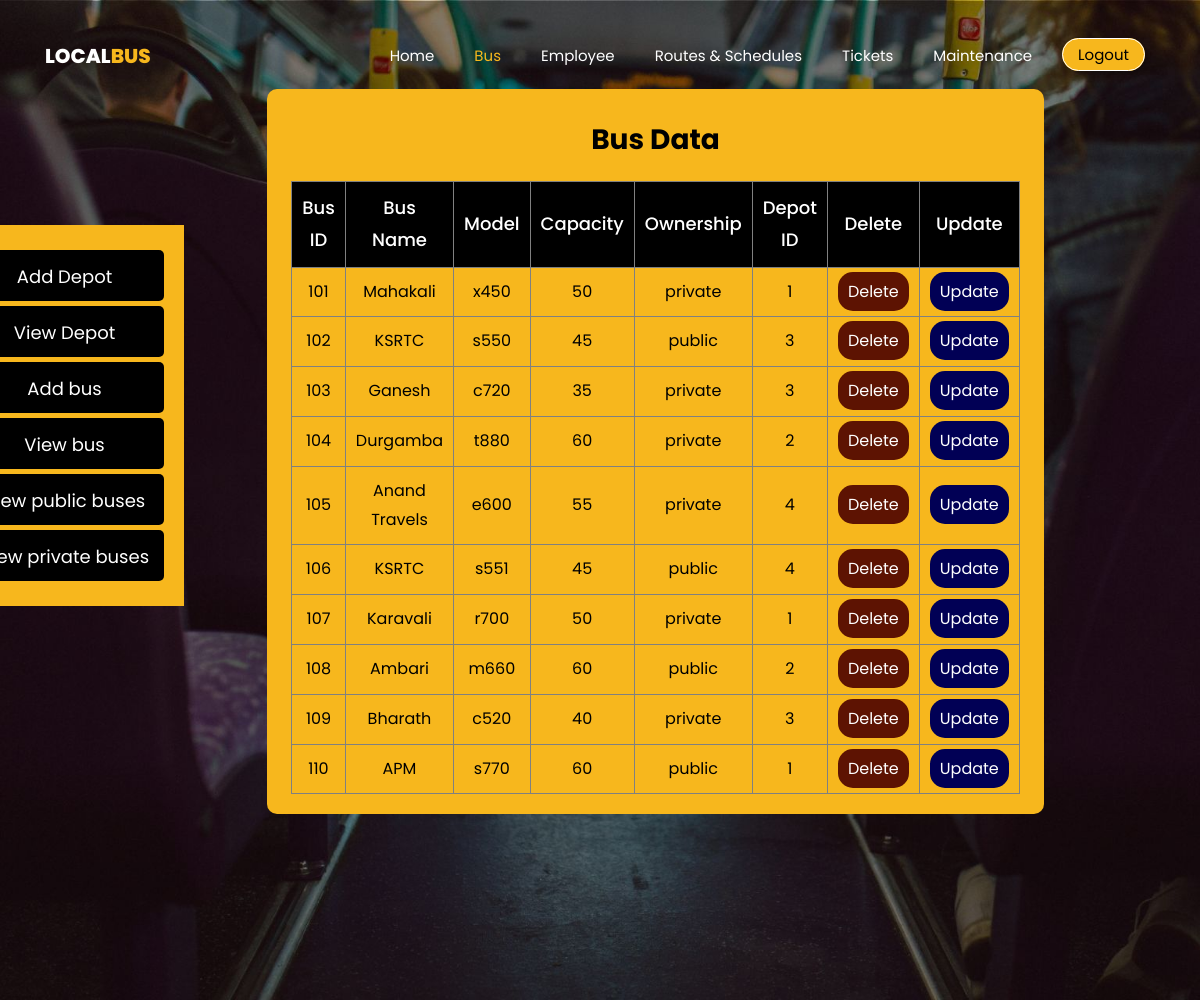
The app's page /view_bus.php (signed in) with its own data.
### tables this page shows
CREATE TABLE `bus` (
  `bus_id` int(4) NOT NULL,
  `bus_name` varchar(25) NOT NULL,
  `model` varchar(25) NOT NULL,
  `capacity` int(3) NOT NULL,
  `ownership` varchar(25) NOT NULL DEFAULT 'public',
  `depot_id` int(4) NOT NULL
);

### view_bus.php (the view, shortened to what this page needs)
<?php
include "connection_details.php";
$sql = "SELECT * FROM bus";
$result = mysqli_query($data, $sql);
?>
<!DOCTYPE html>
<html lang="en">
  <head>
    <link rel="stylesheet" href="css/open-iconic-bootstrap.min.css">
    <link rel="stylesheet" href="css/animate.css">
    <link rel="stylesheet" href="css/owl.carousel.min.css">
    <link rel="stylesheet" href="css/owl.theme.default.min.css">
    <link rel="stylesheet" href="css/magnific-popup.css">
    <link rel="stylesheet" href="css/aos.css">
    <link rel="stylesheet" href="css/ionicons.min.css">
    <link rel="stylesheet" href="css/style.css">
    <link rel="stylesheet" href="css/bms-bus.css">
    <link rel="stylesheet" href="css/bmscss.css">
  </head>
  <body>
	  <nav class="navbar navbar-expand-lg navbar-dark ftco_navbar bg-dark ftco-navbar-light" id="ftco-navbar">
	    <div class="container">
	      <a class="navbar-brand" href="index.html">Local<span>Bus</span></a>
				<div class="collapse navbar-collapse" id="ftco-nav">
	        <ul class="navbar-nav ml-auto">
	          <li class="nav-item"><a href="index.php" class="nav-link">Home</a></li>
	          <li class="nav-item active"><a href="bus.php" class="nav-link">Bus</a></li>
	          <li class="nav-item"><a href="employee.php" class="nav-link">Employee</a></li>
	          <li class="nav-item"><a href="route.php" class="nav-link">Routes & Schedules</a></li>
	          <li class="nav-item"><a href="ticket.php" class="nav-link">Tickets</a></li>
	          <li class="nav-item"><a href="maintenance.php" class="nav-link">Maintenance</a></li>
	        </ul>
	      </div>
        <div>
          <a href="log.php" class="bms-login-btn">Logout</a>
        </div>
	    </div>
	  </nav>
    <div class="hero-wrap" style="background-image: url('images/bg_2.jpg'); background-size: cover; background-attachment: fixed; height:100%;" data-stellar-background-ratio="0.5">
      <div class="container">
        <div class="row no-gutters slider-text justify-content-start align-items-center">
          	<aside>
              <ul class="bus-aside">
                <li><a href="add_depot.php">Add Depot</a></li>
                <li><a href="view_depot.php">View Depot</a></li>
                <li><a href="add_bus.php">Add bus</a></li>
                <li><a href="view_bus.php">View bus</a></li>
                <li><a href="view_publicbus.php">View public buses</a></li>
                <li><a href="view_privatebus.php">View private buses</a></li>
              </ul>
            </aside>
          <div class="side-text-viewbus">
           <h3>Bus Data</h3>
           <table border="1.5px">
            <tr>
              <th class="table_th">Bus ID</th>
              <th class="table_th">Bus Name</th>
              <th class="table_th">Model</th>
              <th class="table_th">Capacity</th>
              <th class="table_th">Ownership</th>
              <th class="table_th">Depot ID</th>
              <th class="table_th">Delete</th>
              <th class="table_th">Update</th>
            </tr>
            <?php
            while($info = $result -> fetch_assoc()){
            ?>
              <tr>
                <td class="table_td"><?php echo "{$info['bus_id']}"; ?></td>
                <td class="table_td"><?php echo "{$info['bus_name']}"; ?></td>
                <td class="table_td"><?php echo "{$info['model']}"; ?></td>
                <td class="table_td"><?php echo "{$info['capacity']}"; ?></td>
                <td class="table_td"><?php echo "{$info['ownership']}"; ?></td>
                <td class="table_td"><?php echo "{$info['depot_id']}"; ?></td>
                <td class="table_td"><?php echo "<a onClick=\"javascript:return confirm('Do you want to delete this record?')\" style='color:white; background-color:#5d1302; padding:8px 10px 8px 10px; border-radius:15px;' href = 'delete_bus.php?bd={$info['bus_id']}'>Delete</a>"; ?></td>
                <td class="table_td"><?php echo "<a href='update_bus.php?busid={$info['bus_id']}' style='color:white; background-color:#010055; padding:8px 10px 8px 10px; border-radius:15px;'>Update</a>"; ?></td>
            </tr>
            <?php
            }
            ?>
           </table>
          </div>
        </div>
      </div>
    </div>
  </body>
</html>

### css/bms-bus.css (style rules this page uses)
body { font-family: "Poppins", sans-serif; color: green; }
.bus-aside { background-color: #f7b71d; margin-top: -200px !important; padding: 20px; position: absolute; margin-left: -100px; text-align: center; }
.bus-aside li { list-style: none; font-size: 20px; padding-bottom: 7.5px; padding-top: 7.5px; border-radius: 5px; background-color: black; padding-left: 15px; padding-right: 15px; margin-top: 5px; margin-bottom: 5px; transition: background-color 0.3s ease; }
.bus-aside a { color: rgb(255, 255, 255); font-size: 18px; transition: color 0.3s ease; }
h3 { color: rgb(0, 0, 0); text-align: center; padding-top: 10px; margin-bottom: 20px; font-weight: bold; }
table { width: 80%; margin: auto; text-align: center; }
.table_th { padding: 10px; font-size: 18px; color: white; font-weight: 500; background-color: black; }
.table_td { padding: 10px; color: black; }
.side-text-viewbus { background-color: #f7b71d; width: 70%; margin: auto; margin-left: 20%; padding: auto; padding: 20px; margin-top: 8%; border-radius: 10px; text-align: center; }
.hero-wrap { height : 1000px !important; }

### css/bmscss.css (style rules this page uses)
.bms-login-btn { background-color:#f7b71d; color: black; border: 1px solid white; border-radius: 25px; font-size: 15px; font-family: "Poppins", sans-serif; text-align: center; cursor: pointer; box-shadow: 2px 2px 4px rgba(0, 0, 0, 0.3); transition: background-color 0.3s, color 0.3s; outline: none; margin: 10px 10px 10px 10px; padding: 5px 15px; }

### records on screen
bus: bus_id "101", bus_name "Mahakali", model "x450", capacity "50", ownership "private", depot "1"
bus: bus_id "102", bus_name "KSRTC", model "s550", capacity "45", ownership "public", depot "3"
bus: bus_id "103", bus_name "Ganesh", model "c720", capacity "35", ownership "private", depot "3"
bus: bus_id "104", bus_name "Durgamba", model "t880", capacity "60", ownership "private", depot "2"
bus: bus_id "105", bus_name "Anand Travels", model "e600", capacity "55", ownership "private", depot "4"
bus: bus_id "106", bus_name "KSRTC", model "s551", capacity "45", ownership "public", depot "4"
bus: bus_id "107", bus_name "Karavali", model "r700", capacity "50", ownership "private", depot "1"
bus: bus_id "108", bus_name "Ambari", model "m660", capacity "60", ownership "public", depot "2"
bus: bus_id "109", bus_name "Bharath", model "c520", capacity "40", ownership "private", depot "3"
bus: bus_id "110", bus_name "APM", model "s770", capacity "60", ownership "public", depot "1"
